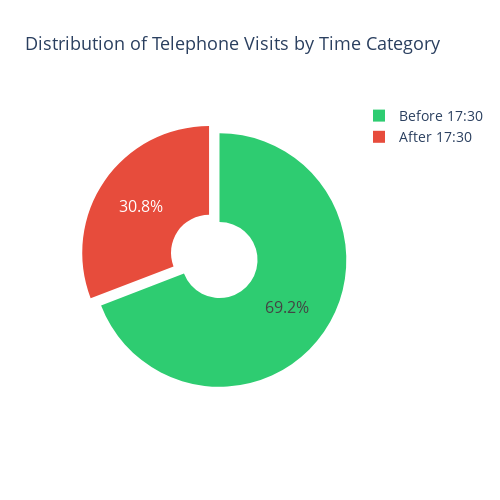

Here is the notebook cell this chart was saved with:
### Markdown cell above
Further lets check the distribution of how the Telephone visist are based on time (Before and after 17:30)

### Code cell
telephone_df = data[data['APPOINTMENT_TYPE'] == 'Telephone Visit']

# Create a new column for Time_Category
telephone_df['Time_Category'] = telephone_df['APPOINTMENT_TIME'].apply(lambda x: 'After 17:30' if x.time() > pd.to_datetime('17:30').time() else 'Before 17:30')

# Count Telephone Visits for each Time_Category
time_category_counts = telephone_df['Time_Category'].value_counts().reset_index()
time_category_counts.columns = ['Time_Category', 'Count']

# Define colors for the pie chart
colors = ['#2ecc71', '#e74c3c']

# Create the pie chart with Plotly
fig = px.pie(time_category_counts, values='Count', names='Time_Category',
             title="Distribution of Telephone Visits by Time Category",
             hole=0.3, labels={'Count': 'Number of Visits', 'Time_Category': 'Time Category'},
             color_discrete_sequence=colors)

# Highlight the 'After 17:30' segment
fig.update_traces(pull=[0, 0.1],textfont_size=16)

# Customizing the layout and add annotations
fig.update_layout(
    legend_title='Time Category',
    legend=dict(title='', x=1, y=1,font=dict(size=14)),
    title=dict(text="Distribution of Telephone Visits by Time Category", font=dict(size=18)),
    width=500,
    height=500
)

fig.show()

### Figure 1 — Plotly figure (JSON) as saved in the notebook; plotly's stock layout.template omitted (floating-point values rounded to 4 significant figures)
{"data": [{"domain": {"x": [0, 1], "y": [0, 1]}, "hole": 0.3, "hovertemplate": "Time Category=%{label}<br>Number of Visits=%{value}<extra></extra>", "labels": ["Before 17:30", "After 17:30"], "legendgroup": "", "name": "", "pull": [0, 0.1], "showlegend": true, "textfont": {"size": 16}, "type": "pie", "values": [9144, 4075]}], "layout": {"height": 500, "legend": {"font": {"size": 14}, "title": {"text": ""}, "tracegroupgap": 0, "x": 1, "y": 1}, "piecolorway": ["#2ecc71", "#e74c3c"], "title": {"font": {"size": 18}, "text": "Distribution of Telephone Visits by Time Category"}, "width": 500}}
